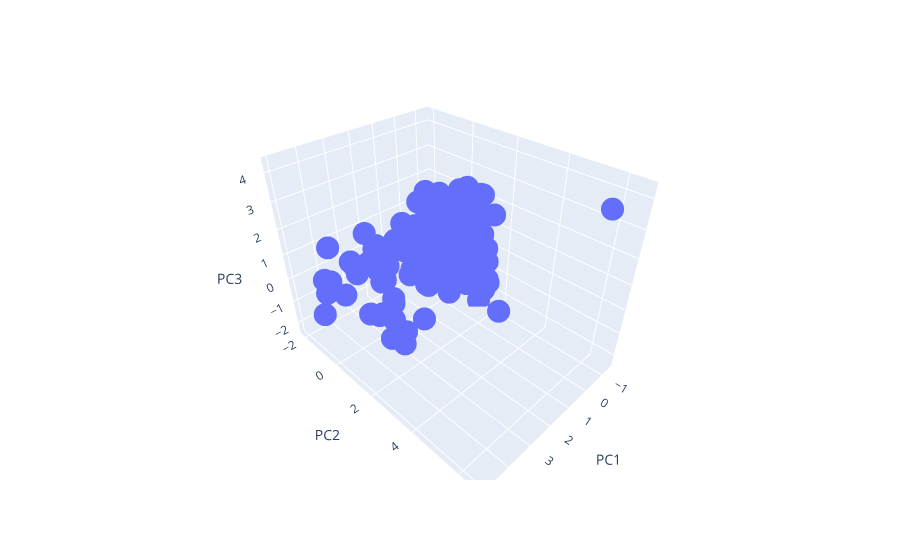

Write notebook code for a chart like this one.
### Code cell
import plotly.express as px
fig = px.scatter_3d(reduced, x=reduced[:,0], y=reduced[:,1], z=reduced[:,2],labels=dict(x="PC1", y="PC2",z='PC3'))
fig.show()

### Figure 1 — Plotly figure (JSON) as saved in the notebook; plotly's stock layout.template omitted (floating-point values rounded to 4 significant figures; data arrays with more than 128 entries replaced by an {"elided": "..."} marker saying what was removed)
{"data": [{"hovertemplate": "PC1=%{x}<br>PC2=%{y}<br>PC3=%{z}<extra></extra>", "legendgroup": "", "marker": {"color": "#636efa", "symbol": "circle"}, "mode": "markers", "name": "", "scene": "scene", "showlegend": false, "type": "scatter3d", "x": {"elided": "232 float values"}, "y": {"elided": "232 float values"}, "z": {"elided": "232 float values"}}], "layout": {"legend": {"tracegroupgap": 0}, "margin": {"t": 60}, "scene": {"domain": {"x": [0, 1], "y": [0, 1]}, "xaxis": {"title": {"text": "PC1"}}, "yaxis": {"title": {"text": "PC2"}}, "zaxis": {"title": {"text": "PC3"}}}}}
